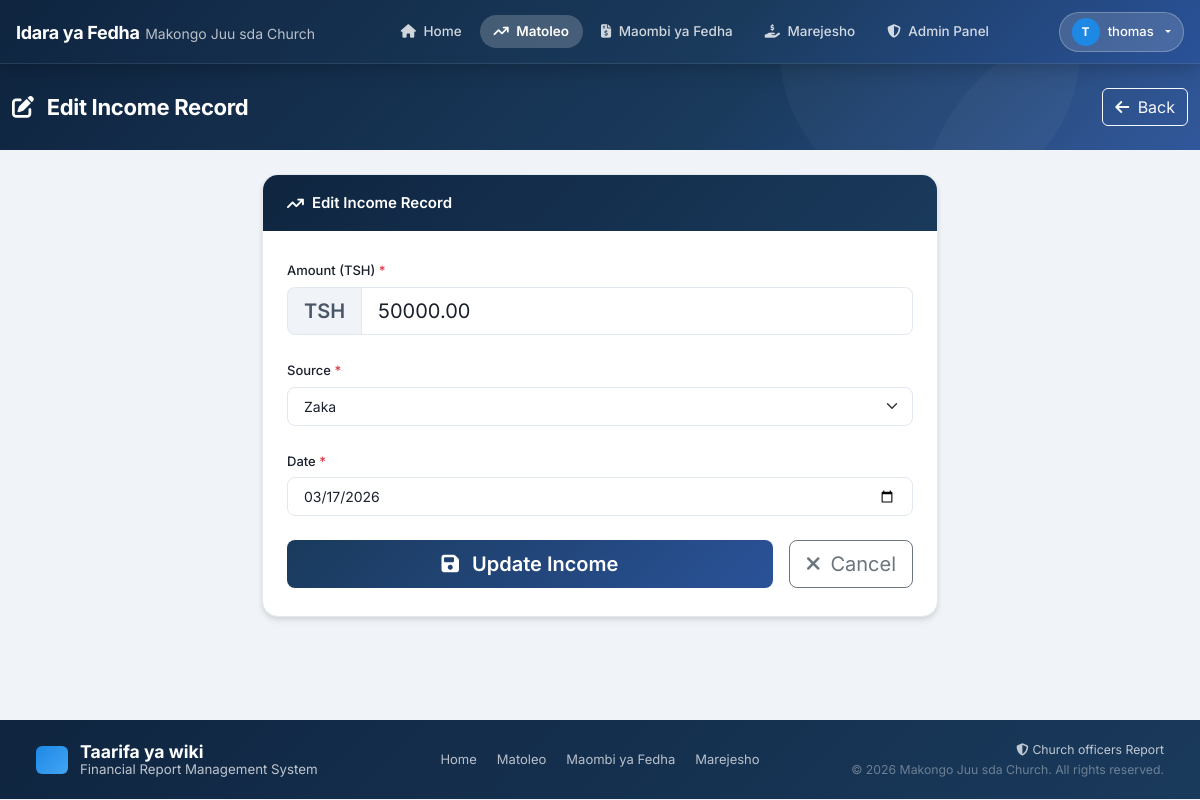
The app's page /income/1/edit/ (signed in), older data.
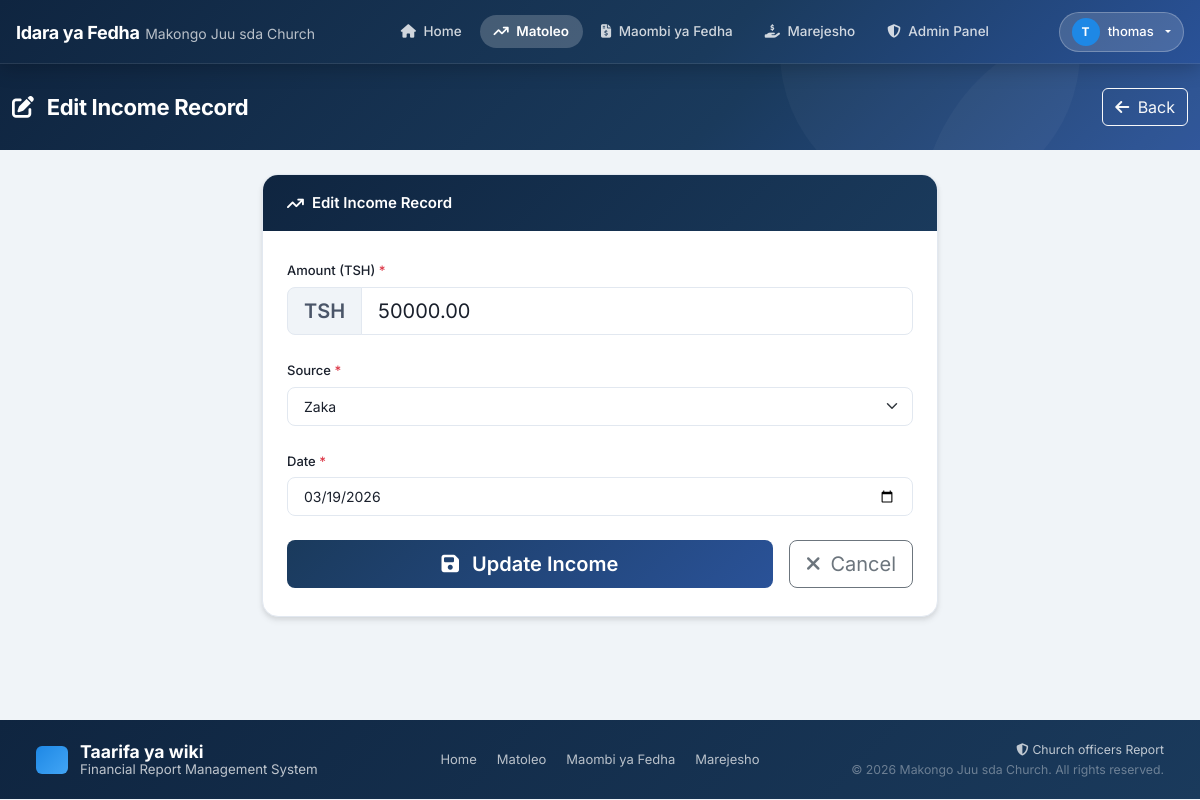
The same page, newer data.
### dashboard/models.py (models this page shows, shortened)
class Income(models.Model):
    source = models.CharField(max_length=20, choices=INCOME_SOURCE_CHOICES, default='other')
    source_name = models.CharField(max_length=200, blank=True, help_text="Custom source name for 'Other' income")
    amount = models.DecimalField(max_digits=20, decimal_places=2)
    date = models.DateField(default=timezone.now)
    description = models.TextField(blank=True)
    department = models.CharField(max_length=50, choices=DEPARTMENT_CHOICES, blank=True)
    created_by = models.ForeignKey(User, on_delete=models.SET_NULL, null=True, blank=True, related_name='incomes')
    created_at = models.DateTimeField(auto_now_add=True)
    updated_at = models.DateTimeField(auto_now=True)
    class Meta:
        ordering = ['-date', '-created_at']

### dashboard/views.py (the view)
# urls.py: path('income/<int:pk>/edit/', views.income_edit, name='income_edit'),
def income_edit(request, pk):
    if not is_user_or_admin(request.user):
        messages.error(request, 'Please login to edit income.')
        return redirect('login')
    income = get_object_or_404(Income, pk=pk)
    next_url = request.GET.get('next') or request.POST.get('next')
    if request.method == 'POST':
        form = IncomeForm(request.POST, instance=income)
        if form.is_valid():
            form.save()
            messages.success(request, 'Income record updated successfully!')
            return redirect(next_url or 'income')
    else:
        form = IncomeForm(instance=income)
    return render(request, 'dashboard/income_form.html', {
        'form': form, 'action': 'Edit', 'income': income, 'active_tab': 'income',
        'next_url': next_url,
    })

### dashboard/forms.py
class IncomeForm(forms.ModelForm):
    class Meta:
        model = Income
        fields = ['source', 'source_name', 'amount', 'date']
        widgets = {
            'source': forms.Select(attrs={'class': 'form-select'}),
            'source_name': forms.TextInput(attrs={'class': 'form-control', 'placeholder': 'Custom source name (for "Other")'}),
            'amount': forms.NumberInput(attrs={'class': 'form-control', 'placeholder': '0.00', 'step': '0.01'}),
            'date': forms.DateInput(attrs={'class': 'form-control', 'type': 'date'}),
        }
    def __init__(self, *args, **kwargs):
        super().__init__(*args, **kwargs)
        self.fields['source'].choices = [('', '-- Select Source --')] + list(INCOME_SOURCE_CHOICES)
        self.fields['source_name'].required = False

### dashboard/views.py (called while the page is built)
def is_user_or_admin(user):
    return user.is_authenticated

### templates/dashboard/income_form.html (shortened to what this page needs)
{% extends 'base.html' %}
{% load static %}
{% block content %}
<div class="page-wrapper">
    <div class="page-header">
        <div class="container-fluid">
            <div class="row align-items-center">
                <div class="col">
                    <h1 class="page-title">
                        <i class="fas fa-{% if action == 'Add' %}plus-circle{% else %}edit{% endif %} me-2"></i>
                        {{ action }} Income Record
                    </h1>
                </div>
                <div class="col-auto">
                    <a href="{% url 'income' %}" class="btn btn-outline-light">
                        <i class="fas fa-arrow-left me-1"></i> Back
                    </a>
                </div>
            </div>
        </div>
    </div>
    <div class="container-fluid py-4">
        <div class="row justify-content-center">
            <div class="col-lg-7">
                <div class="form-card">
                    <div class="form-card-header">
                        <i class="fas fa-arrow-trend-up me-2"></i>
                        {% if action == 'Add' %}New Income Entry{% else %}Edit Income Record{% endif %}
                    </div>
                    <div class="form-card-body">
                        <form method="post" id="incomeForm">
                            <div class="mb-4">
                                <label class="form-label fw-500">Amount (TSH) <span class="text-danger">*</span></label>
                                <div class="input-group input-group-lg">
                                    <span class="input-group-text fw-600">TSH</span>
                                    <input type="number" name="amount" class="form-control"
                                           placeholder="0.00" step="0.01" min="0"
                                           value="{{ form.amount.value|default:'' }}" required>
                                </div>
                            </div>
                            <div class="mb-4">
                                <label class="form-label fw-500">Source <span class="text-danger">*</span></label>
                                <select name="source" id="id_source" class="form-select form-select-lg" required>
                                    <option value="zaka" {% if form.source.value == 'zaka' %}selected{% endif %}>Zaka</option>
                                </select>
                            </div>
                            <div class="mb-4">
                                <label class="form-label fw-500">Date <span class="text-danger">*</span></label>
                                <input type="date" name="date" class="form-control form-control-lg"
                                       value="{{ form.date.value|date:'Y-m-d'|default:'' }}" required>
                            </div>
                            <div class="d-flex gap-3">
                                <button type="submit" class="btn btn-primary btn-lg flex-fill">
                                    <i class="fas fa-save me-2"></i>
                                    {% if action == 'Add' %}Save Income{% else %}Update Income{% endif %}
                                </button>
                                {% if next_url %}
                                <a href="{{ next_url }}" class="btn btn-outline-secondary btn-lg">
                                    <i class="fas fa-times me-1"></i> Cancel
                                </a>
                                {% else %}
                                <a href="{% url 'income' %}" class="btn btn-outline-secondary btn-lg">
                                    <i class="fas fa-times me-1"></i> Cancel
                                </a>
                                {% endif %}
                            </div>
                        </form>
                    </div>
                </div>
            </div>
        </div>
    </div>
</div>
{% endblock %}

Row changes from the older to the newer data that the page shows:
changed Income "Zaka": date "03/17/2026" → "03/19/2026"
